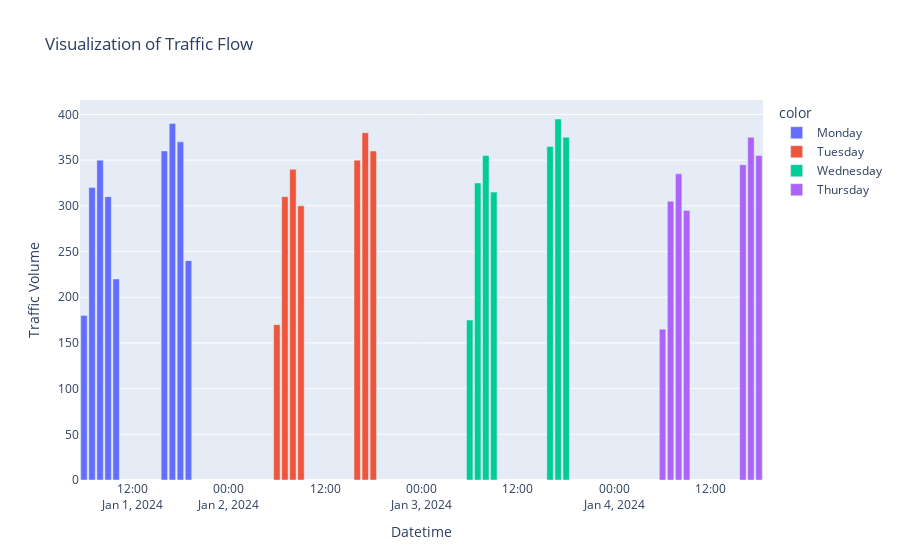

Notebook cell for this chart:
### Code cell
bar = px.bar(
    x= df['datetime'],
    y=df['traffic_volume'],
    color= df['day_of_week'],
    color_continuous_scale='Aggrnyl', 
    title='Visualization of Traffic Flow')

bar.update_layout(xaxis_title='Datetime',
                  coloraxis_showscale=False,
                  yaxis_title='Traffic Volume')
bar.show()

### Figure 1 — Plotly figure (JSON) as saved in the notebook; plotly's stock layout.template omitted (floating-point values rounded to 4 significant figures)
{"data": [{"hovertemplate": "color=Monday<br>x=%{x}<br>y=%{y}<extra></extra>", "legendgroup": "Monday", "marker": {"color": "#636efa", "pattern": {"shape": ""}}, "name": "Monday", "orientation": "v", "showlegend": true, "textposition": "auto", "type": "bar", "x": ["2024-01-01T06:00:00.000000000", "2024-01-01T07:00:00.000000000", "2024-01-01T08:00:00.000000000", "2024-01-01T09:00:00.000000000", "2024-01-01T10:00:00.000000000", "2024-01-01T16:00:00.000000000", "2024-01-01T17:00:00.000000000", "2024-01-01T18:00:00.000000000", "2024-01-01T19:00:00.000000000"], "xaxis": "x", "y": [180, 320, 350, 310, 220, 360, 390, 370, 240], "yaxis": "y"}, {"hovertemplate": "color=Tuesday<br>x=%{x}<br>y=%{y}<extra></extra>", "legendgroup": "Tuesday", "marker": {"color": "#EF553B", "pattern": {"shape": ""}}, "name": "Tuesday", "orientation": "v", "showlegend": true, "textposition": "auto", "type": "bar", "x": ["2024-01-02T06:00:00.000000000", "2024-01-02T07:00:00.000000000", "2024-01-02T08:00:00.000000000", "2024-01-02T09:00:00.000000000", "2024-01-02T16:00:00.000000000", "2024-01-02T17:00:00.000000000", "2024-01-02T18:00:00.000000000"], "xaxis": "x", "y": [170, 310, 340, 300, 350, 380, 360], "yaxis": "y"}, {"hovertemplate": "color=Wednesday<br>x=%{x}<br>y=%{y}<extra></extra>", "legendgroup": "Wednesday", "marker": {"color": "#00cc96", "pattern": {"shape": ""}}, "name": "Wednesday", "orientation": "v", "showlegend": true, "textposition": "auto", "type": "bar", "x": ["2024-01-03T06:00:00.000000000", "2024-01-03T07:00:00.000000000", "2024-01-03T08:00:00.000000000", "2024-01-03T09:00:00.000000000", "2024-01-03T16:00:00.000000000", "2024-01-03T17:00:00.000000000", "2024-01-03T18:00:00.000000000"], "xaxis": "x", "y": [175, 325, 355, 315, 365, 395, 375], "yaxis": "y"}, {"hovertemplate": "color=Thursday<br>x=%{x}<br>y=%{y}<extra></extra>", "legendgroup": "Thursday", "marker": {"color": "#ab63fa", "pattern": {"shape": ""}}, "name": "Thursday", "orientation": "v", "showlegend": true, "textposition": "auto", "type": "bar", "x": ["2024-01-04T06:00:00.000000000", "2024-01-04T07:00:00.000000000", "2024-01-04T08:00:00.000000000", "2024-01-04T09:00:00.000000000", "2024-01-04T16:00:00.000000000", "2024-01-04T17:00:00.000000000", "2024-01-04T18:00:00.000000000"], "xaxis": "x", "y": [165, 305, 335, 295, 345, 375, 355], "yaxis": "y"}], "layout": {"barmode": "relative", "coloraxis": {"showscale": false}, "legend": {"title": {"text": "color"}, "tracegroupgap": 0}, "title": {"text": "Visualization of Traffic Flow"}, "xaxis": {"anchor": "y", "domain": [0, 1], "title": {"text": "Datetime"}}, "yaxis": {"anchor": "x", "domain": [0, 1], "title": {"text": "Traffic Volume"}}}}
